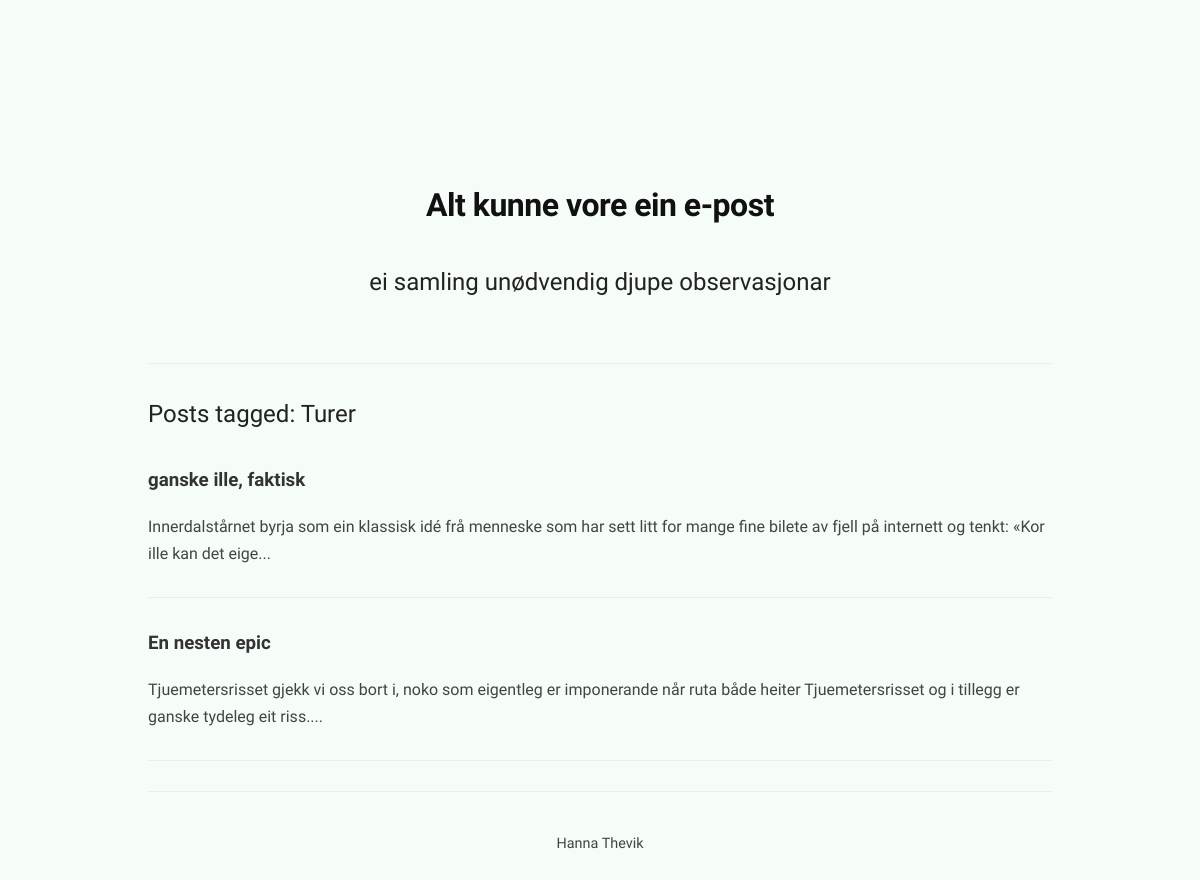
Screenshot of /tag/Turer with the database file from the repository.
### tables this page shows
CREATE TABLE posts (
    id INTEGER PRIMARY KEY AUTOINCREMENT,
    title TEXT NOT NULL,
    body TEXT NOT NULL,
    tags TEXT,
    image TEXT,
    created TIMESTAMP DEFAULT CURRENT_TIMESTAMP
);

### app.py (the view)
@app.route("/tag/<tag>")
def tag(tag):
    posts = db.get_posts()
    filtered = [p for p in posts if tag in (p["tags"] or "")]
    return render_template("tag.html", posts=filtered, tag=tag)

### db.py (called while the page is built)
def get_db():
    conn = sqlite3.connect(DATABASE)
    conn.row_factory = sqlite3.Row
    return conn

def get_posts():
    conn = get_db()
    posts = conn.execute("""
    SELECT
        posts.*,
        COUNT(comments.id) AS comment_count
    FROM posts
    LEFT JOIN comments
    ON posts.id = comments.post_id
    GROUP BY posts.id
    ORDER BY posts.created DESC
""").fetchall()
    conn.close()
    return posts

### templates/tag.html
{% extends "base.html" %}
{% block content %}
<h2>Posts tagged: {{ tag }}</h2>
{% for post in posts %}
<h3>
<a href="{{ url_for('post', post_id=post.id) }}">
{{ post.title }}
</a>
</h3>
<p>{{ post.body[:150] }}...</p>
<hr>
{% endfor %}
{% endblock %}

### static/style.css (style rules this page uses)
body { font-family: "Bricolage Grotesque", sans-serif; background-color: #f6fcf7; margin: 0; color: #333; padding: 8rem; font-size: 16px; line-height: 1.7; }
p { color: #444; line-height: 1.7; margin-bottom: 16px; }
h2 { margin-top: 40px; font-weight: 400; }
h2, h3 { color: #222; margin-top: 30px; margin-bottom: 10px; }
a { color: #333; text-decoration: none; }
hr { border: none; border-top: 1px solid #eee; margin: 30px 0; }
* { box-sizing: border-box; }

### rows the page displays
posts: tags "Turer", title "En nesten epic", body "Tjuemetersrisset gjekk vi oss bort i, noko som eigentleg er imponerande når ruta både heiter Tjuemetersrisset og i tillegg er ganske tydeleg eit riss."
posts: title "ganske ille, faktisk", body "Innerdalstårnet byrja som ein klassisk idé frå menneske som har sett litt for mange fine bilete av fjell på internett og tenkt: «Kor ille kan det eige"
